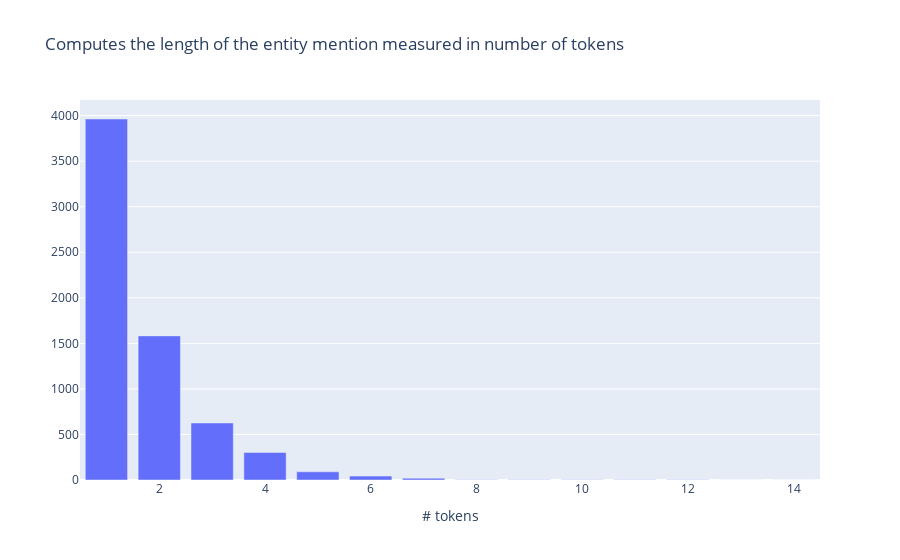

Write notebook code for a chart like this one.
### Code cell
from rubrix.metrics.token_classification import mention_length
mention_length(name="spacy_sm_wnut17").visualize()

### Figure 1 — Plotly figure (JSON) as saved in the notebook; plotly's stock layout.template omitted (floating-point values rounded to 4 significant figures)
{"data": [{"type": "bar", "x": [1, 2, 3, 4, 5, 6, 7, 8, 9, 10, 11, 12, 13, 14], "y": [3963, 1582, 626, 302, 90, 43, 20, 3, 2, 2, 3, 2, 1, 1]}], "layout": {"autosize": true, "title": {"text": "Computes the length of the entity mention measured in number of tokens"}, "xaxis": {"autorange": true, "range": [0.5, 14.5], "title": {"text": "# tokens"}, "type": "linear"}, "yaxis": {"autorange": true, "range": [0, 4172.0], "title": {"text": ""}, "type": "linear"}}}
